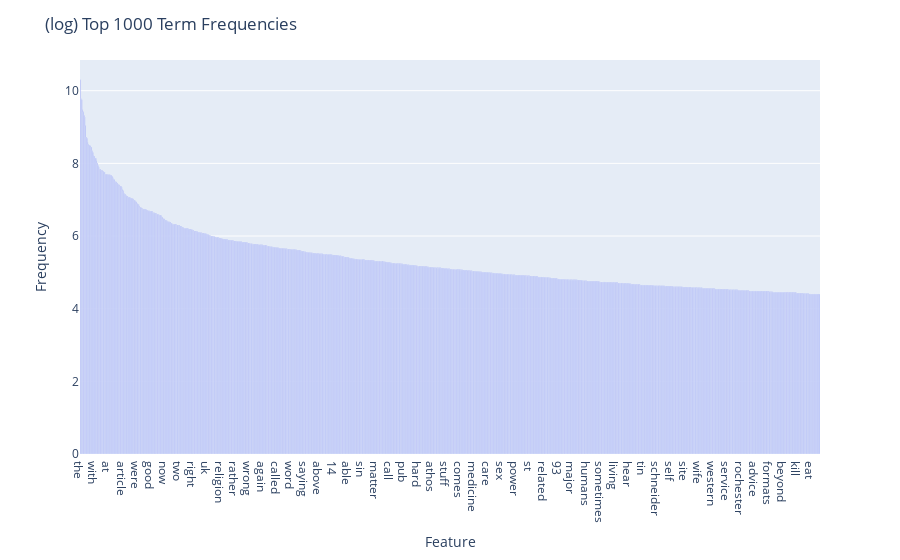

The notebook cell this image was saved under:
### Code cell
df = pd.DataFrame(
    {
        "Feature": count_vect.get_feature_names_out(),
        "Frequency": term_frequencies_log,
    }
)

df = df.sort_values(by="Frequency", ascending=False).head(1000)

fig = px.bar(df, x="Feature", y="Frequency")

fig.update_layout(
    title=f"(log) Top 1000 Term Frequencies",
)

fig.show()

### Figure 1 — Plotly figure (JSON) as saved in the notebook; plotly's stock layout.template omitted (floating-point values rounded to 4 significant figures; data arrays with more than 128 entries replaced by an {"elided": "..."} marker saying what was removed)
{"data": [{"alignmentgroup": "True", "hovertemplate": "Feature=%{x}<br>Frequency=%{y}<extra></extra>", "legendgroup": "", "marker": {"color": "#636efa", "pattern": {"shape": ""}}, "name": "", "offsetgroup": "", "orientation": "v", "showlegend": false, "textposition": "auto", "type": "bar", "x": {"elided": "1000 str values"}, "xaxis": "x", "y": {"elided": "1000 float values"}, "yaxis": "y"}], "layout": {"barmode": "relative", "legend": {"tracegroupgap": 0}, "margin": {"t": 60}, "title": {"text": "(log) Top 1000 Term Frequencies"}, "xaxis": {"anchor": "y", "domain": [0, 1], "title": {"text": "Feature"}}, "yaxis": {"anchor": "x", "domain": [0, 1], "title": {"text": "Frequency"}}}}
